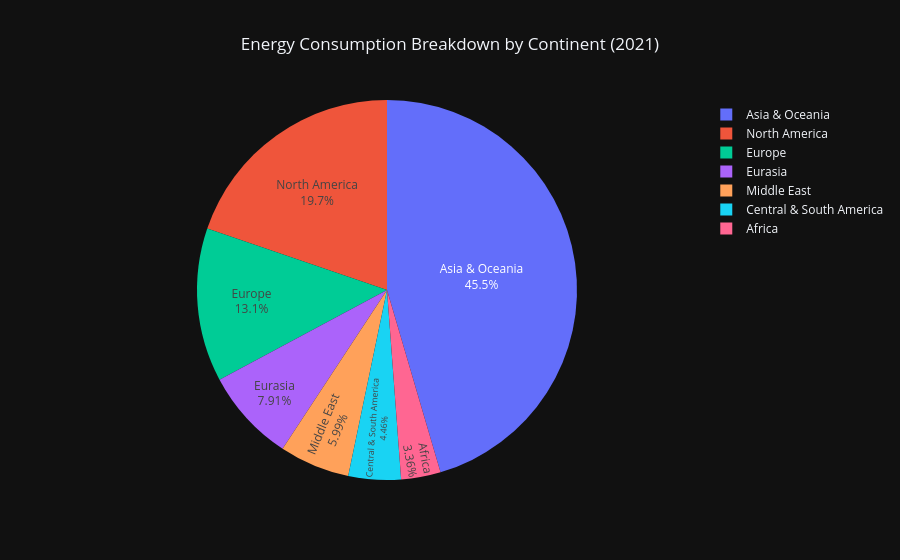

The code cell stored with this chart in its notebook:
### Code cell
#Energy Consumption Share by Continent (2021)
continent_data = df.groupby('Continent')['2021'].sum().reset_index()

fig_pie = px.pie(continent_data, values='2021', names='Continent',
                 title='Energy Consumption Breakdown by Continent (2021)',
                 template='plotly_dark')

fig_pie.update_traces(textposition='inside', textinfo='percent+label')
fig_pie.update_layout(title_x=0.5)
fig_pie.show()

### Figure 1 — Plotly figure (JSON) as saved in the notebook; plotly's stock layout.template omitted (floating-point values rounded to 4 significant figures)
{"data": [{"domain": {"x": [0, 1], "y": [0, 1]}, "hovertemplate": "Continent=%{label}<br>2021=%{value}<extra></extra>", "labels": ["Africa", "Asia & Oceania", "Central & South America", "Eurasia", "Europe", "Middle East", "North America"], "legendgroup": "", "name": "", "showlegend": true, "textinfo": "percent+label", "textposition": "inside", "type": "pie", "values": [20.25, 274.2, 26.92, 47.73, 78.91, 36.12, 119.2]}], "layout": {"legend": {"tracegroupgap": 0}, "title": {"text": "Energy Consumption Breakdown by Continent (2021)", "x": 0.5}}}
